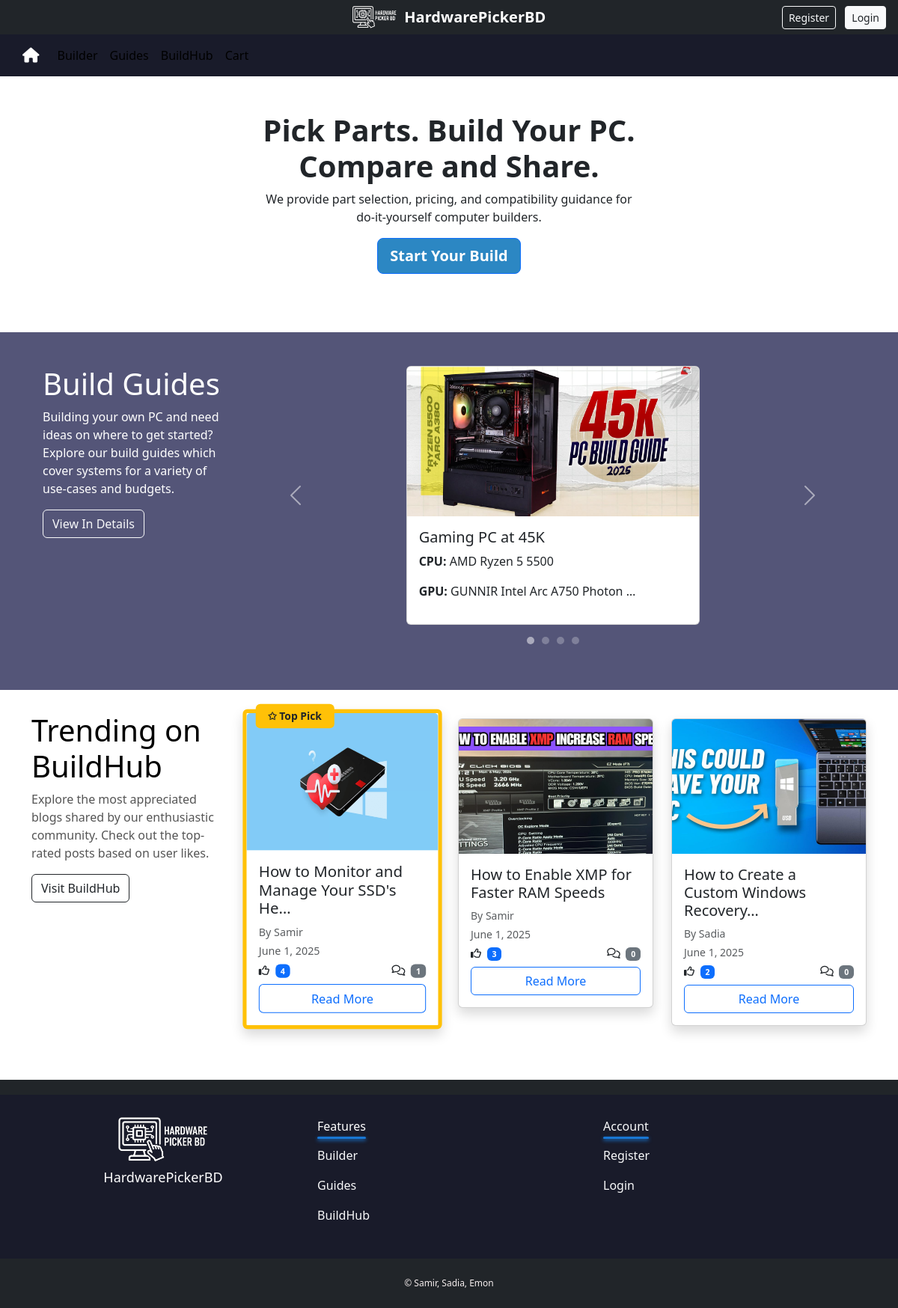
The page / on the database its author committed.
### guides/models.py (models this page shows, shortened)
class Guides(models.Model):
    image = models.ImageField(upload_to='guide_images/', null=True, blank=True)
    title = models.CharField(max_length=200)
    cpu = models.TextField()
    cpu_cooler = models.TextField()
    motherboard = models.TextField()
    memory = models.TextField()
    storage = models.TextField()
    gpu = models.TextField()
    psu = models.TextField()
    case = models.TextField()
    video_url = models.URLField(null=True, blank=True)
    class Meta:
        verbose_name_plural = "View Guides"

### buildhub/models.py (models this page shows, shortened)
class BlogPost(models.Model):
    display_image= models.ImageField(upload_to='blog_images/',null=True,blank=True)
    title = models.CharField(max_length=200)
    content = models.TextField()
    author = models.ForeignKey(User, on_delete=models.CASCADE)
    created = models.DateTimeField(auto_now_add=True)
    updated = models.DateTimeField(auto_now=True)

### djangoProject2/views.py (the view)
# urls.py: path('', views.home, name='home'),
def home(request):
    guides = Guides.objects.all()
    top_blogs = BlogPost.objects.annotate(like_count=Count('likes')).order_by('-like_count')[:3]
    return render(request, 'main/home.html', {
        'guides': guides,
        'top_blogs': top_blogs,
    })

### templates/main/home.html (shortened to what this page needs)
{% extends 'base.html' %}
{% load static %}
{% block content %}
<section>
  <div class="container">
    <div class="build text-center py-5">
      <h1>Pick Parts. Build Your PC. <br> Compare and Share.</h1>
      <p>We provide part selection, pricing, and compatibility guidance for <br> do-it-yourself computer builders.</p>
      <a href="{% url 'cpu' %}" class="btn btn-lg btn-primary">Start Your Build</a>
    </div>
  </div>
</section>
<section>
<div class="guid">
  <div class="container">
    <div class="row gx-4">
      <div class="col-md-3 mb-4">
        <h1 style="color: #fff;">Build Guides</h1>
        <p style="color: #fff;">
          Building your own PC and need ideas on where to get started?
          Explore our build guides which cover systems for a variety of use-cases and budgets.
        </p>
        <a href="{% url 'guide_list' %}" class="btn btn-outline-light">View In Details</a>
      </div>
      <div class="col-md-9">
        <div id="guidesCarousel" class="carousel slide" data-bs-ride="carousel">
          <div class="carousel-inner">
            {% for guide in guides %}
              <div class="carousel-item {% if forloop.first %}active{% endif %}">
                <div class="row justify-content-center">
                  <div class="col-md-6">
                    <div class="card h-100 mb-3">
                      {% if guide.image %}
                        <img
                          src="{{ guide.image.url }}"
                          class="card-img-top"
                          alt="{{ guide.title }}"
                          style="max-height:200px; object-fit:cover;">
                      {% endif %}
                      <div class="card-body">
                        <h5 class="card-title text-dark">{{ guide.title }}</h5>
                        <p class="card-text text-dark"><strong>CPU:</strong> {{ guide.cpu|truncatechars:30 }}</p>
                        <p class="card-text text-dark"><strong>GPU:</strong> {{ guide.gpu|truncatechars:30 }}</p>
                      </div>
                    </div>
                  </div>
                </div>
              </div>
            {% endfor %}
          </div>
          <button class="carousel-control-prev" type="button" data-bs-target="#guidesCarousel" data-bs-slide="prev">
            <span class="carousel-control-prev-icon" aria-hidden="true"></span>
          </button>
          <button class="carousel-control-next" type="button" data-bs-target="#guidesCarousel" data-bs-slide="next">
            <span class="carousel-control-next-icon" aria-hidden="true"></span>
          </button>
        </div>
        <div class="text-center mt-3">
          <div class="carousel-indicators position-static mx-auto">
            {% for guide in guides %}
              <button
                type="button"
                data-bs-target="#guidesCarousel"
                data-bs-slide-to="{{ forloop.counter0 }}"
                {% if forloop.first %}class="active"{% endif %}
                aria-label="Slide {{ forloop.counter }}"
                style="width: 10px; height: 10px; border-radius: 50%; margin: 0 5px; background-color: rgba(255,255,255,0.5); border: none;">
              </button>
            {% endfor %}
          </div>
        </div>
      </div>
    </div>
  </div>
</div>
</section>
<section class="mb-5 pb-4">
  <div class="container">
    <div class="row gx-4 align-items-start">
      <div class="col-md-3 mb-4">
        <h1 style="color: #000;">Trending on BuildHub</h1>
        <p style="color: #555;">
          Explore the most appreciated blogs shared by our enthusiastic community.
          Check out the top-rated posts based on user likes.
        </p>
        <a href="{% url 'blog' %}" class="btn btn-outline-dark">Visit BuildHub</a>
      </div>
      <div class="col-md-9 position-relative">
  <div class="row g-4">
    {% for blog in top_blogs %}
    <div class="col-md-6 col-lg-4 {% if not forloop.first %}pt-2{% endif %}">
      <div class="card shadow {% if forloop.first %}border border-5 border-warning{% endif %}" style="{% if forloop.first %}transform: scale(1.02); transition: transform 0.3s ease;{% endif %}">
        {% if forloop.first %}
        <div class="bg-warning text-dark" style="
          position: absolute;
          top: -12px;
          left: 12px;
          transform: none;
          font-weight: bold;
          font-size: 0.85rem;
          padding: 6px 16px;
          border-radius: 6px;
          z-index: 10;
          display: flex;
          justify-content: left;
          align-items: center;
          min-width: 90px;
          white-space: nowrap;
          text-align: center;">
          ✩ Top Pick
        </div>
        {% endif %}
        {% if blog.display_image %}
        <img src="{{ blog.display_image.url }}" class="card-img-top"
             alt="{{ blog.title }}" style="height: 180px; object-fit: cover;">
        {% endif %}
        <div class="card-body">
          <h5 class="card-title">{{ blog.title|truncatechars:40 }}</h5>
          <p class="card-text text-muted small mb-1">By {{ blog.author.username }}</p>
          <p class="card-text text-muted small mb-1">
             {{ blog.created|date:"F j, Y" }}
          </p>
          <p class="card-text small mb-2 d-flex justify-content-between">
              <span>
                <i class="fa-regular fa-thumbs-up"></i>
                <span class="badge bg-primary ms-1">{{ blog.likes.count }}</span>
              </span>
              <span>
                <i class="fa-regular fa-comments"></i>
                <span class="badge bg-secondary ms-1">{{ blog.comment_set.count }}</span>
              </span>
            </p>
          <a href="{% url 'blog_details' blog.id %}" class="btn btn-outline-primary w-100">Read More</a>
        </div>
      </div>
    </div>
    {% endfor %}
  </div>
</div>
    </div>
  </div>
</section>
{% endblock %}

### static/css/style.css (style rules this page uses)
* { margin: 0; padding: 0; }
.build { text-align: center; padding: 30px 0; }
.build h1 { font-weight: 700; }
.build .btn { background-color: #2c87c3; color: white; font-weight: 600; }
.guid { background-color: #545578; padding: 45px; margin: 30px 0; }

### rows shown on the page
Guides: image (picture), title "Gaming PC at 45K", cpu "AMD Ryzen 5 5500", gpu "GUNNIR Intel Arc A750 Photon …"
BlogPost: shows "✩ Top Pick", display_image (picture), title "How to Monitor and Manage Your SSD's He…", author.username "Samir", created "June 1, 2025", likes.count "4", comment_set.count "1"
BlogPost: display_image (picture), title "How to Enable XMP for Faster RAM Speeds", author.username "Samir", created "June 1, 2025", likes.count "3", comment_set.count "0"
BlogPost: display_image (picture), title "How to Create a Custom Windows Recovery…", author.username "Sadia", created "June 1, 2025", likes.count "2", comment_set.count "0"
